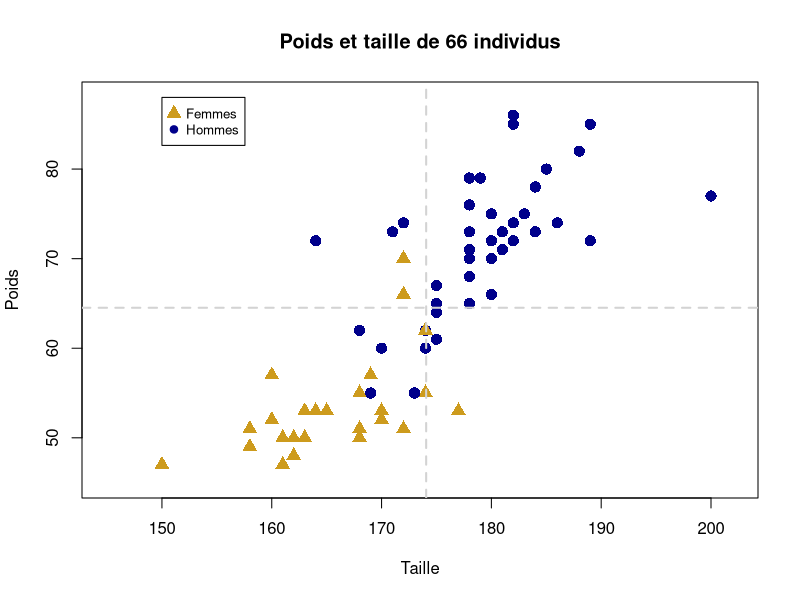
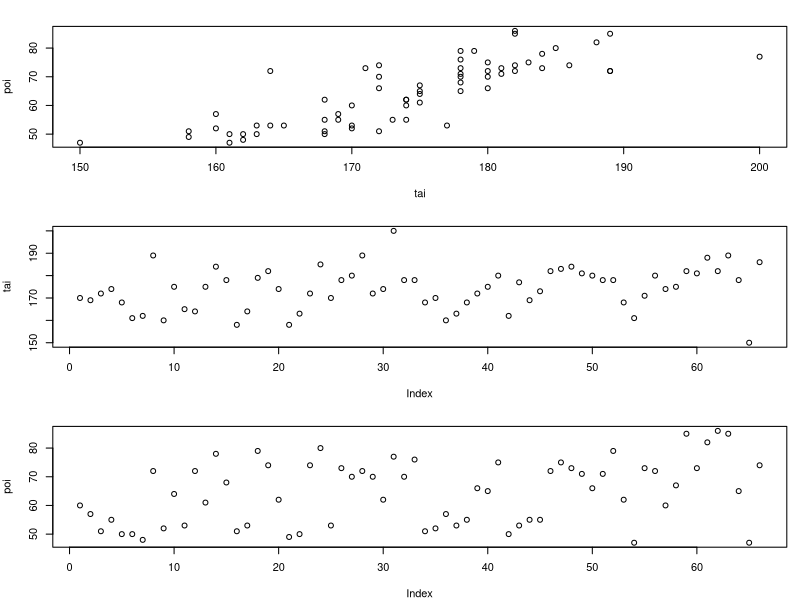
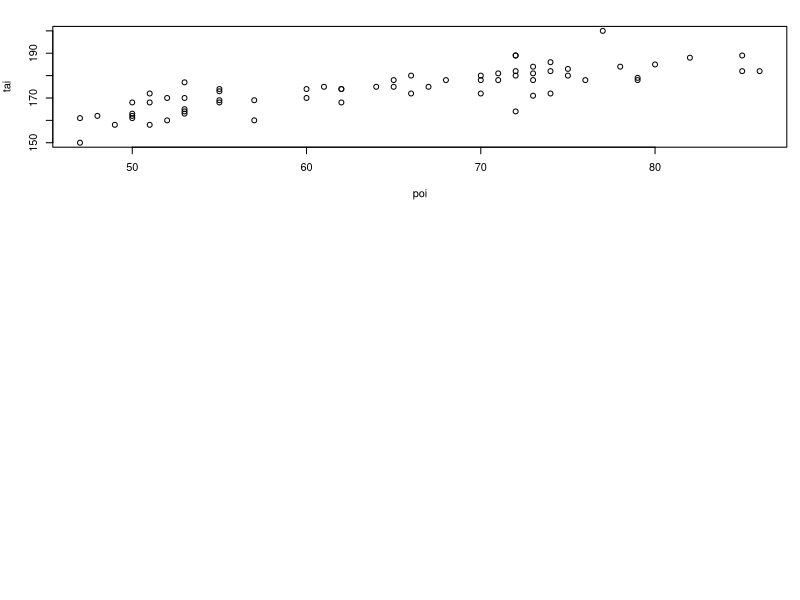
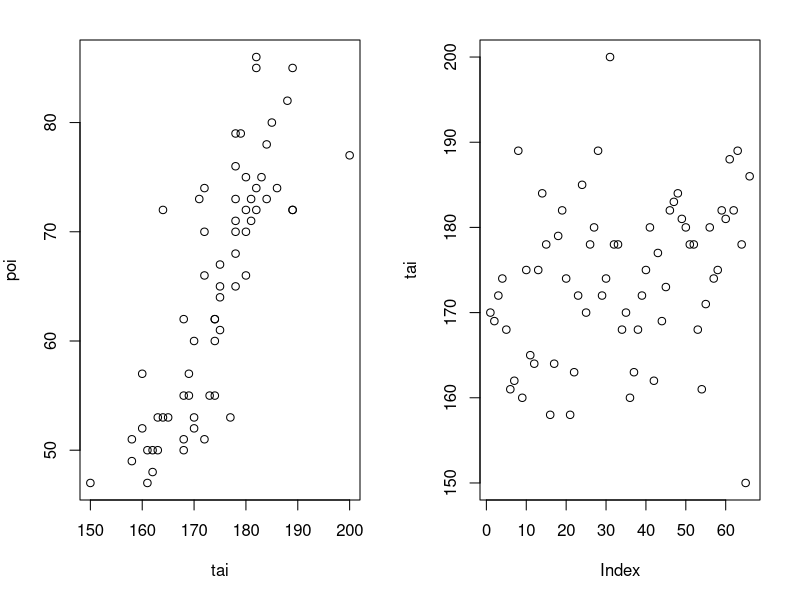

Generate these figures, in order, with R:
######## EXERCICE  : t3var

t3var <- read.table("t3var.txt", header=TRUE, sep="\t",stringsAsFactors = TRUE)
t3var$sexe<-factor(t3var$sexe)

tai<-t3var$tai
poi<-t3var$poi
sexe<-t3var$sexe

t3var[t3var$sexe=="h" & t3var$poi>80 , c(3,2)]
t3var[c(21,2,34,11) , c(3,2)]
t3var[c(21,2,30:40,11) , c(3,2)]

t3var[c(1,10,20),]

colo <- c("goldenrod3", "darkblue")[as.numeric(t3var$sexe)] 

pttype <- c(17, 16)[as.numeric(t3var$sexe)]             
# des formes de points suivant le sexe
pttype[1:10]

titre <- paste("Poids et taille de", nrow(t3var), "individus")  
# un titre
titre

plot(poi~tai,                             # les variables
     main = titre,                        # le titre
     xlab = "Taille", ylab = "Poids",     # les noms des axes
     col = colo, pch = pttype, cex = 1.5, # la couleur, le type et la taille des points
     xlim=c(145,202), ylim=c(45,88))       # limites des axes x et y

legend(150, 88, c("Femmes", "Hommes"), pch = c(17, 20), 
       col = c("goldenrod3", "darkblue"), pt.cex=1.5, cex=0.8)

mt <- mean(tai)
mp <- mean(poi)
abline(v=mt, lty=2, lwd=2, col="lightgrey")
abline(h=mp, lty=2, lwd=2, col="lightgrey")


par(mfrow=c(3, 1),mar=c(4, 4, 2, 1)) # avec c(bas, gauche, haut, droite)

plot(tai, poi)
plot(tai)
plot(poi)
plot(poi, tai)

par(mfrow=c(1, 2),mar=c(5, 4, 2, 2)) # avec c(bas, gauche, haut, droite)

plot(tai, poi)
plot(tai)


